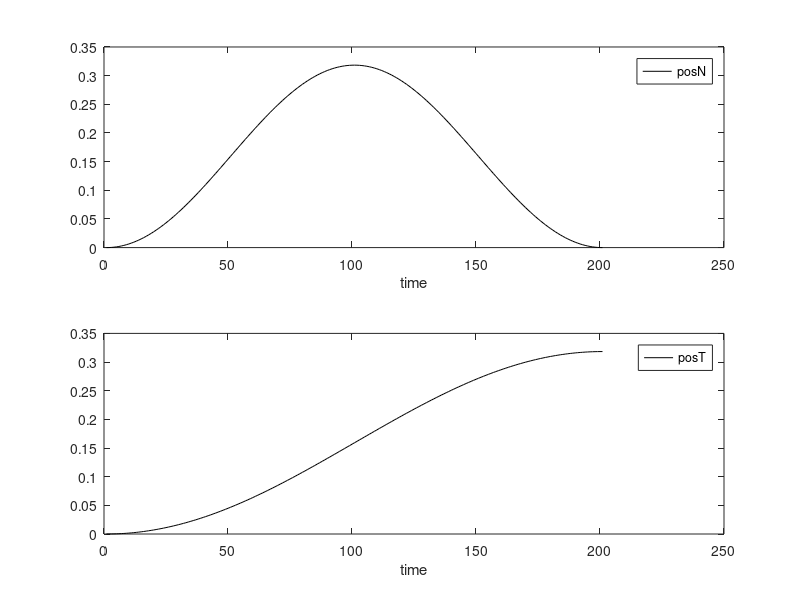
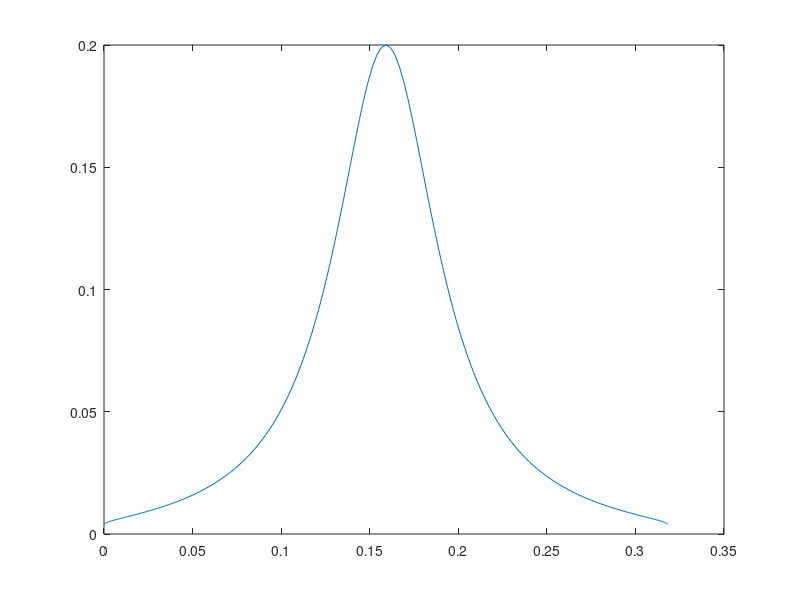

Write MATLAB code to recreate these figures, in order.

k_N = 0.5;
k_T = 0.25;

rho = 1: -0.01: -1;

pN = k_N * 1/pi * (cos(pi*rho) + 1);
pT = k_T * 2/pi * (sin(-pi/2*rho) + 1);

figure(1)
subplot(2,1,1)
plot(pN, 'k')
legend('posN')
xlabel('time')
subplot(2,1,2)
plot(pT, 'k')
legend('posT')
xlabel('time')
figure(2)
plot(pT, pN)
%%
clear all
clc
a1 = 0.2;
a2 = 50;
k_T = 0.25;

rho = 1: -0.01: -1;
num = size(rho, 2);
pN = zeros(1, num);
for n = 1 : num
    pN(n) = a1 / (1 + a2 * (rho(n))^2);
end

pT = k_T * 2/pi * (sin(-pi/2*rho) + 1);
plot(pT, pN)

